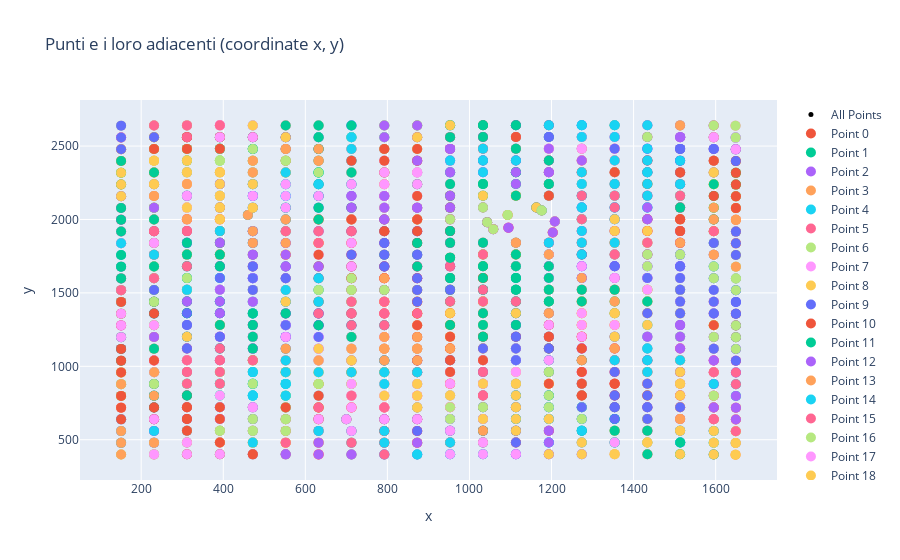
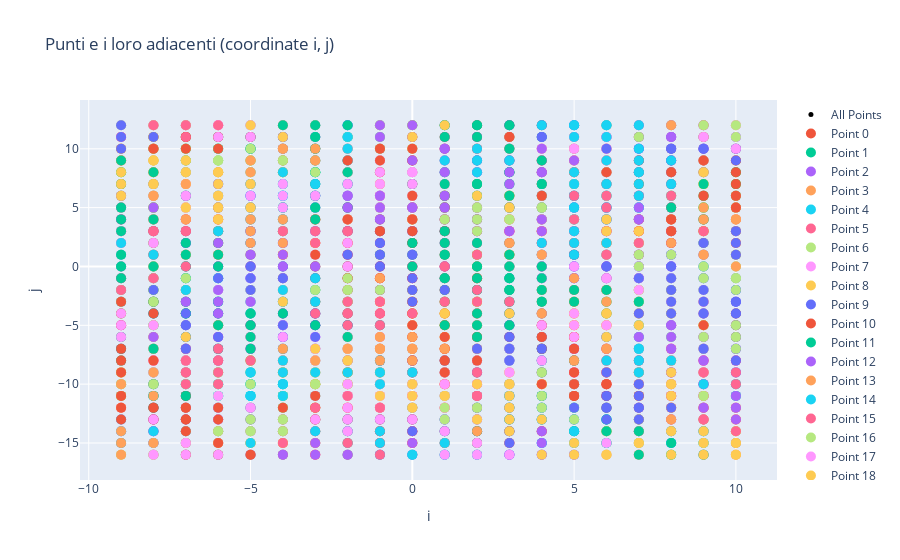

The notebook cell these images were saved under, in order:
### Code cell
import pandas as pd
import plotly.express as px
import plotly.graph_objects as go

# Supponiamo che rbf_pts sia il DataFrame con le colonne già calcolate (i_dist, j_dist, adiacenti_i, adiacenti_j)
plot_data = []

# Iteriamo sui punti e aggiungiamo i loro adiacenti
for idx, row in rbf_pts.iterrows():
    # Aggiungi il punto principale
    plot_data.append({'x': row['x'], 'y': row['y'], 'i': row['i'], 'j': row['j'], 'group': f'Point {idx}'})
    
    # Aggiungi i punti adiacenti
    adiacenti_i = row['adiacenti_i']
    adiacenti_j = row['adiacenti_j']
    
    for adj_idx in adiacenti_i + adiacenti_j:
        adj_point = rbf_pts.loc[adj_idx]
        plot_data.append({'x': adj_point['x'], 'y': adj_point['y'], 'i': adj_point['i'], 'j': adj_point['j'], 'group': f'Point {idx}'})

# Convertiamo la lista in un DataFrame
plot_data_df = pd.DataFrame(plot_data)

# Creare il grafico in coordinate x, y
fig_xy = go.Figure()

# Aggiungi tutti i punti con colore nero come prima entry della legenda
fig_xy.add_trace(go.Scatter(x=rbf_pts['x'], y=rbf_pts['y'], mode='markers', 
                            marker=dict(color='black', size=5), name='All Points'))

# Aggiungi ogni gruppo di punti con i loro adiacenti
for group in plot_data_df['group'].unique():
    group_data = plot_data_df[plot_data_df['group'] == group]
    fig_xy.add_trace(go.Scatter(x=group_data['x'], y=group_data['y'], mode='markers',
                                marker=dict(size=10), name=group))

# Configurazione del layout
fig_xy.update_layout(title="Punti e i loro adiacenti (coordinate x, y)", xaxis_title="x", yaxis_title="y")

# Creare il grafico in coordinate i, j
fig_ij = go.Figure()

# Aggiungi tutti i punti con colore nero come prima entry della legenda
fig_ij.add_trace(go.Scatter(x=rbf_pts['i'], y=rbf_pts['j'], mode='markers', 
                            marker=dict(color='black', size=5), name='All Points'))

# Aggiungi ogni gruppo di punti con i loro adiacenti
for group in plot_data_df['group'].unique():
    group_data = plot_data_df[plot_data_df['group'] == group]
    fig_ij.add_trace(go.Scatter(x=group_data['i'], y=group_data['j'], mode='markers',
                                marker=dict(size=10), name=group))

# Configurazione del layout
fig_ij.update_layout(title="Punti e i loro adiacenti (coordinate i, j)", xaxis_title="i", yaxis_title="j")

# Mostra entrambi i grafici
fig_xy.show()
fig_ij.show()
